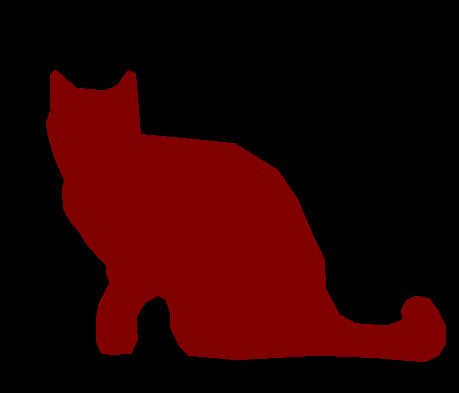
#> input picture SEGMENTATION/Data/Data_Annotation_CVAT/tmp/masks/t100.png, 459 x 393 px; its folder holds only this picture in this run
$ python masks_to_polygons.py
#> lines starting #> are read from the running program, lines starting #| are printed output that depends on the picture; after the words box and inside, x2 and y2 are one past the last pixel; in counts of white or black regions, pixels touching at a corner belong together
import os
import cv2


input_dir = './tmp/masks'
output_dir = './tmp/labels'

for j in os.listdir(input_dir):
    image_path = os.path.join(input_dir, j)
    # load the binary mask and get its contours
    mask = cv2.imread(image_path, cv2.IMREAD_GRAYSCALE)
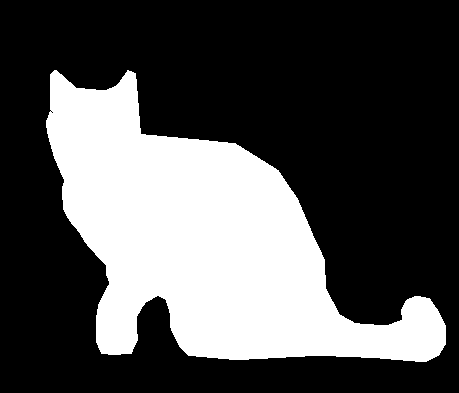
#> mask: shape (393, 459); values 0 (black) and 38 (white), 31.9% white; 1 white region, box (x1, y1, x2, y2) and area: (46, 70, 446, 362) 57474
    _, mask = cv2.threshold(mask, 1, 255, cv2.THRESH_BINARY)
#> mask: shape (393, 459); 31.9% white; 1 white region

    H, W = mask.shape
#> H = 393; W = 459
    contours, hierarchy = cv2.findContours(mask, cv2.RETR_EXTERNAL, cv2.CHAIN_APPROX_SIMPLE)
#> contours = 1 contour; box (x1, y1, x2, y2) and area: (46, 70, 446, 362) 56836

    # convert the contours to polygons
    polygons = []
    for cnt in contours:
        if cv2.contourArea(cnt) > 200:
            polygon = []
            for point in cnt:
                x, y = point[0]
                polygon.append(x / W)
                polygon.append(y / H)
            polygons.append(polygon)
#> this loop made 1 pass
#> after the loop, polygons = 1 item

    # print the polygons
    with open('{}.txt'.format(os.path.join(output_dir, j)[:-4]), 'w') as f:
        for polygon in polygons:
            for p_, p in enumerate(polygon):
                if p_ == len(polygon) - 1:
                    f.write('{}\n'.format(p))
                elif p_ == 0:
                    f.write('0 {} '.format(p))
                else:
                    f.write('{} '.format(p))

        f.close()
